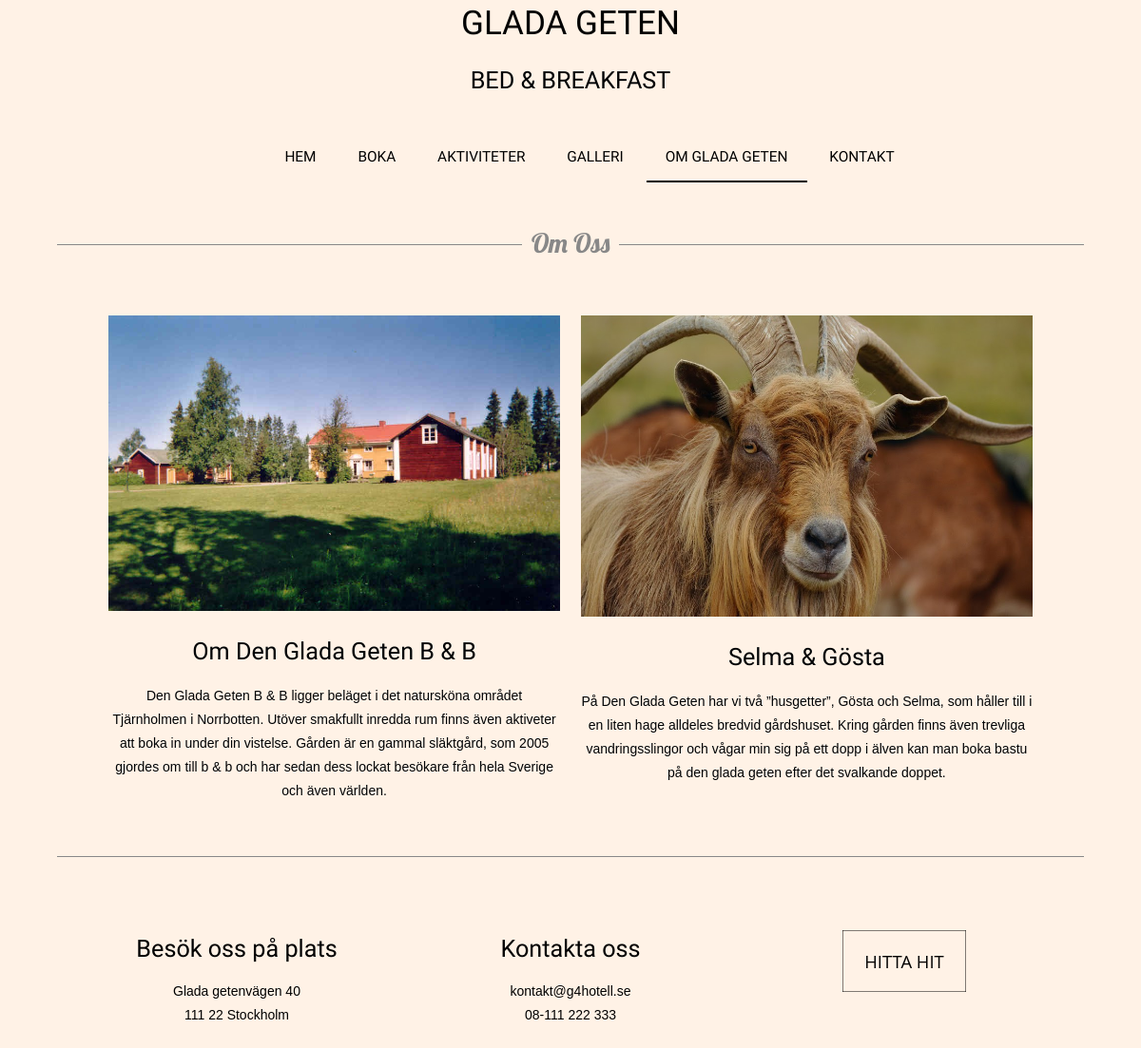
The app's page /adminAgneta/omoss.php with its own data.
### tables this page shows
CREATE TABLE `texter` (
  `ID` int(11) NOT NULL AUTO_INCREMENT,
  `Rubrik` varchar(150) NOT NULL,
  `text` text NOT NULL,
  PRIMARY KEY (`ID`)
);

### adminAgneta/omoss.php (the view, shortened to what this page needs)
<!DOCTYPE html>
<html lang="en">
<head>
	<link rel="stylesheet" href="css/style.css" type="text/css" />
	<link rel="stylesheet" type="text/css" href="css/load.css">
	<link rel="stylesheet" type="text/css" href="css/button.css">
</head>
<body class="body">
<?php
$db = mysqli_connect('localhost', 'root', '', 'gettexter');
mysqli_query($db, "SET NAMES utf8");
?>
	<header class="mainHeader">
	<center><a class="logo" href="index.php">GLADA GETEN</a>
	<h2>BED & BREAKFAST<h2></center>
	<br>
		<nav>
			<ul>
				<li><a href="index.php">HEM</a></li>
				<li><a href="bokning.php">BOKA</a></li>
				<li><a href="aktiviteter.php">AKTIVITETER</a></li>
				<li><a href="galleri.php">GALLERI</a></li>
				<li class="active"><a href="omoss.php">OM GLADA GETEN</a></li>
				<li><a href="kontakt.php">KONTAKT</a></li>
			</ul>
		</nav>
	</header>
	<div class="mainContent">
	<br>
	<h4><span>Om Oss</span></h4>
		<div class="content">
				<article class="topcontent">
					<content>
						<img src="img/7.jpg" width="100%">
						<h2><?php
							$query = "SELECT * FROM texter WHERE ID = 13";
    						$result = mysqli_query($db, $query);
    						$ord = mysqli_fetch_assoc($result);
    						echo $ord['Rubrik'];
							?></h2>
							<p><?php
   							echo $ord['text'];
   							?></p>
					</content>
				</article>
				<article class="bottomcontent">
					<content>
						<img src="img/gösta.jpg" width="100%">
						<h2><?php
							$query = "SELECT * FROM texter WHERE ID = 14";
    						$result = mysqli_query($db, $query);
    						$ord = mysqli_fetch_assoc($result);
    						echo $ord['Rubrik'];
							?></h2>
							<p><?php
   							echo $ord['text'];
   							?></p>
					</content>
		</div>
	</div>
	<footer class="mainFooter">
		<h4></h4>
		<br>
		<div class="besok">
		<h2>Besök oss på plats</h2>
		<p>Glada getenvägen 40</p>
		<p>111 22 Stockholm</p>
		</div>
		<div class="kontakt">
		<h2>Kontakta oss</h2>
		<p>kontakt@g4hotell.se</p>
		<p>08-111 222 333</p>
		</div>
		<div class="karta">
			<div class="basicBox">
  							<p>Hitta hit</p>
  							<a href="kontakt.php"> <svg width="130" height="65" viewBox="0 0 130 65" xmlns="http://www.w3.org/2000/svg">
    						<rect x='0' y='0' fill='none' width='130' height='65'/>
  							</svg></a>
						</div>
		</div>
	</footer>
</body>
</html>

### adminAgneta/css/style.css (style rules this page uses)
body { background-image: url('body.jpg'); background: #fff2e6; ; color: #000305; font-size: 87.5%; font-family: 'Trebuchet MS', Trebuchet, 'Lucida Sans Unicode', 'Lucida Grande', 'Lucida Sans', Arial, sans-serif; line-height: 1.429; margin: 0; padding: 0; text-align: left; }
.body { clear: both; margin: 0 auto; width: 90%; }
.logo { font-size: 2.5em; font-family: 'Prociono', serif; }
h2 { font-size: 1.8em; font-family: 'Prociono', serif; }
h4 { font-size: 2em; font-family: 'Lobster', cursive; color:#888888; }
h2, h3, h4, h5, h6 { font-weight: 400; line-height: 1.1; margin-bottom: .8em; }
a { outline: 0; }
a:link, a:visited { color: #000; padding: 0 1px; text-decoration: none; }
h4 { width:100%; text-align:center; border-bottom: 1px solid #888; line-height:0.1em; margin:10px 0 20px; }
h4 span { background:#fff2e6; padding:0 10px; }
.mainHeader nav { background: ; font-size: 1.1em; font-family: 'Prociono', serif; height: 50px; line-height: 30px; margin: 0 auto 30px auto; text-align: center; -moz-border-radius: 0px; -webkit-border-radius: 0px; }
.mainHeader nav ul { list-style: none; margin: 0 auto; }
.mainHeader nav ul li { display: inline; }
.mainHeader nav a:link, .mainHeader nav a:visited { color: ; display: inline-block; height: 30px; padding: 10px 20px; text-decoration: none; }
.mainHeader nav a:hover, .mainHeader nav a:active, .mainHeader nav .active a:link, .mainHeader nav .active a:visited { color:#000; text-decoration:none; border-bottom:2px solid black; text-shadow: none !important; }
.mainHeader nav li a { border-radius: 5px; -moz-border-radius: 0px; -webkit-border-radius: 0px; }
.mainContent { overflow: hidden; line-height: 25px; border-radius: 5px; -moz-border-radius: 5px; -webkit-border-radius: 5px; }
.topcontent { float:left; width:44%; text-align:center; padding-left:5%; padding-top:5%; margin-bottom: 1%; }
.bottomcontent { float:right; width:44%; text-align:center; padding-right:5%; padding-top:5%; margin-bottom: 1%; }
.content { width: 100%; float: left; }
.mainFooter { width: 100%; float: left; text-align:left; margin-top: 2%; margin-bottom: 2%; padding-left: 0; background-color: ; border-radius: 5px; -moz-border-radius: 5px; -webkit-border-radius: 5px; color: #000; }
.mainFooter p { width: 91%; margin: 2% auto; }
.besok { width:25%; float:left; padding-left:5%; padding-top:2%; text-align:center; }
.kontakt { width:25%; float:left; padding-left:7.5%; padding-right:7.5%; padding-top:2%; text-align:center; }
.karta { width:25%; float:left; padding-top:2%; text-align:center; }

### adminAgneta/css/button.css (style rules this page uses)
.basicBox, .swiggleBox, .checkBox { width: 130px; height: 65px; margin: 15px auto; color: #000; font-family: 'Open Sans', sans-serif; font-size: 1.15rem; line-height: 65px; text-transform: uppercase; text-align: center; position: relative; cursor: pointer; }
svg { position: absolute; top: 0; left: 0; }

### records on screen
texter: Rubrik "Om Den Glada Geten B & B", text "Den Glada Geten B & B ligger beläget i det natursköna området Tjärnholmen i Norrbotten. Utöver smakfullt inredda rum finns även aktiveter att boka in under din vistelse. Gården är en gammal släktgård, som 2005 gjordes om till b & b och har sedan dess lockat besökare från hela Sverige och även världen."
texter: Rubrik "Selma & Gösta", text "På Den Glada Geten har vi två ”husgetter”, Gösta och Selma, som håller till i en liten hage alldeles bredvid gårdshuset. Kring gården finns även trevliga vandringsslingor och vågar min sig på ett dopp i älven kan man boka bastu på den glada geten efter det svalkande doppet."
